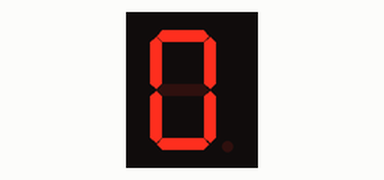
Recording of a sketch running on a simulated Arduino Uno, built with avr-gcc and run on an emulated ATmega328P. Shown: 1-digit seven-segment display. Wiring (inferred from the names in the program): 1-digit 7-segment display, segments lit when HIGH: segments pin 2, pin 3, pin 4, pin 5, pin 6, pin 7, pin 8, pin 9. The segment pins are drawn as the display they are named for.

Above: at 0.1 s.
At 10.1 s:
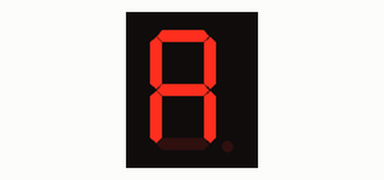
At 12.1 s:
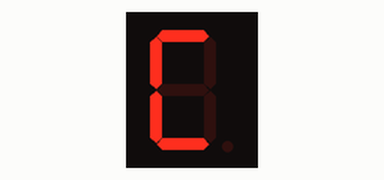
At 13.1 s:
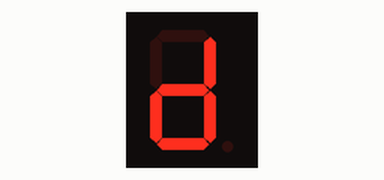
At 14.1 s:
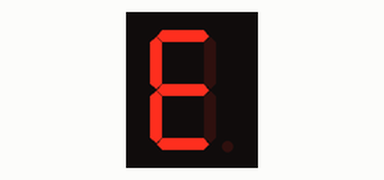
At 16.1 s:
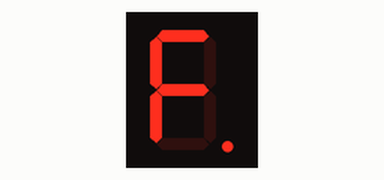

The sketch:

sevsegdisplay.ino
```cpp
// Define pin numbers for each segment of the 7-segment display
#define PIN_A 2
#define PIN_B 3
#define PIN_C 4
#define PIN_D 5
#define PIN_E 6
#define PIN_F 7
#define PIN_G 8
#define PIN_DP 9

// Create a class for a 7-segment display
class SevenSegDisplay {

private:
  // Helper function to turn on a specific pin
  void pinOn(int pin) {
    digitalWrite(pin, HIGH);
  }

  // Helper function to turn off a specific pin
  void pinOff(int pin) {
    digitalWrite(pin, LOW);
  }

public:
  // Public variables for each segment pin
  int A;
  int B;
  int C;
  int D;
  int E;
  int F;
  int G;
  int DP;

  // Constructor to initialize the display pins
  SevenSegDisplay(int a, int b, int c, int d, int e, int f, int g, int dp) {
    A = a;
    B = b;
    C = c;
    D = d;
    E = e;
    F = f;
    G = g;
    DP = dp;

    // Set display pins as OUTPUT
    pinMode(A, OUTPUT);
    pinMode(B, OUTPUT);
    pinMode(C, OUTPUT);
    pinMode(D, OUTPUT);
    pinMode(E, OUTPUT);
    pinMode(F, OUTPUT);
    pinMode(G, OUTPUT);
    pinMode(DP, OUTPUT);
  }

  // Turn off all segments
  void off() {
    pinOff(A);
    pinOff(B);
    pinOff(C);
    pinOff(D);
    pinOff(E);
    pinOff(F);
    pinOff(G);
    pinOff(DP);
  }

  // Display a number on the 7-segment display
  void displayNum(int num) {
    off();

    // Switch case for each digit
    switch (num) {
      case 0:
        pinOn(A);
        pinOn(B);
        pinOn(C);
        pinOn(D);
        pinOn(E);
        pinOn(F);
        break;
      case 1:
        pinOn(B);
        pinOn(C);
        break;
      case 2:
        pinOn(A);
        pinOn(B);
        pinOn(G);
        pinOn(E);
        pinOn(D);
        break;
      case 3:
        pinOn(A);
        pinOn(B);
        pinOn(C);
        pinOn(D);
        pinOn(G);
        break;
      case 4:
        pinOn(F);
        pinOn(G);
        pinOn(B);
        pinOn(C);
        break;
      case 5:
        pinOn(A);
        pinOn(F);
        pinOn(G);
        pinOn(C);
        pinOn(D);
        break;
      case 6:
        pinOn(A);
        pinOn(F);
        pinOn(G);
        pinOn(C);
        pinOn(D);
        pinOn(E);
        break;
      case 7:
        pinOn(A);
        pinOn(B);
        pinOn(C);
        break;
      case 8:
        pinOn(A);
        pinOn(B);
        pinOn(C);
        pinOn(D);
        pinOn(E);
        pinOn(F);
        pinOn(G);
        break;
      case 9:
        pinOn(A);
        pinOn(B);
        pinOn(C);
        pinOn(D);
        pinOn(F);
        pinOn(G);
        break;
      default:
        return;
    }
  }

  // Display a character on the 7-segment display
  void displayChar(char letter) {
    off();

    // Switch case for each character
    switch (letter) {
      case 'A':
        pinOn(A);
        pinOn(B);
        pinOn(C);
        pinOn(E);
        pinOn(F);
        pinOn(G);
        break;
      case 'B':
        pinOn(C);
        pinOn(D);
        pinOn(E);
        pinOn(F);
        pinOn(G);
        break;
      case 'C':
        pinOn(A);
        pinOn(D);
        pinOn(E);
        pinOn(F);
        break;
      case 'D':
        pinOn(B);
        pinOn(C);
        pinOn(D);
        pinOn(E);
        pinOn(G);
        break;
      case 'E':
        pinOn(A);
        pinOn(D);
        pinOn(E);
        pinOn(F);
        pinOn(G);
        break;
      case 'F':
        pinOn(A);
        pinOn(E);
        pinOn(F);
        pinOn(G);
        break;
      default:
        return;
    }
  }

  // Turn on the decimal point
  void appendPeriod() {
    digitalWrite(DP, HIGH);
  }
};

// Array of characters to display on the 7-segment display
int displayChars[] = {'A', 'B', 'C', 'D', 'E', 'F'};
// Create a 7-segment display object
SevenSegDisplay display(PIN_A, PIN_B, PIN_C, PIN_D, PIN_E, PIN_F, PIN_G, PIN_DP);

// Setup function (runs once at the beginning)
void setup() {
  // No setup needed in this example
}

// Loop function (runs repeatedly)
void loop() {
  // Display numbers 0 through 9
  for(int i = 0; i <= 9; i++) {
    display.displayNum(i);
    delay(1000);
  }

  // Display characters 'A' through 'F'
  for(int i = 0; i <= 5; i++) {
    display.displayChar(displayChars[i]);
    delay(1000);
  }

  // Display character 'F' with the decimal point
  display.displayChar('F');
  display.appendPeriod();

  // Delay for 1 second
  delay(1000);
}
```

Measured:
- by itself, everything shown: repeats every 17.0 s, in 17 steps
- what the display in image 1 shows lasts 1.0 s, from 10.0 s to 11.0 s
